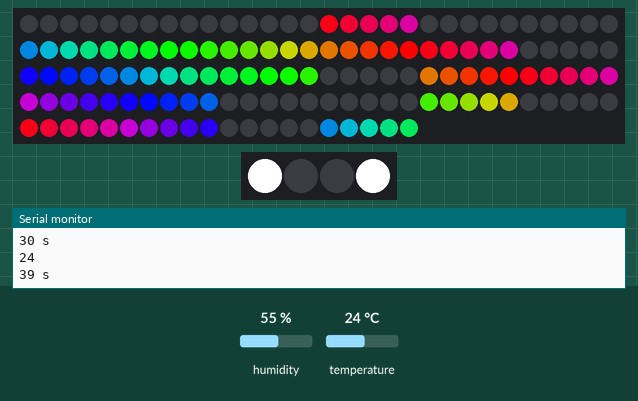
Simulated run of this sketch. Board: Arduino Uno, built with avr-gcc and run on an emulated ATmega328P. On the bench: 140 RGB LEDs in strip order, left to right, continuing on the next row, 4 RGB LEDs in strip order, left to right, the last lines printed to the serial monitor. The test bench sets the inputs (shaded band); at power-on: temperature 24 °C, humidity 55 %. The local clock reads 2024-03-15 10:24:30 at power-on unless the sketch sets it.

Above: at 9.8 s.
9.9 s: temperature set to 12 °C
At 18.49 s:
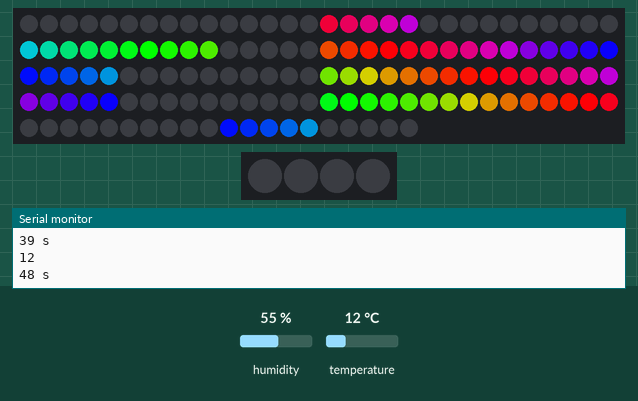
20.7 s: temperature set to 19 °C
At 27.37 s:
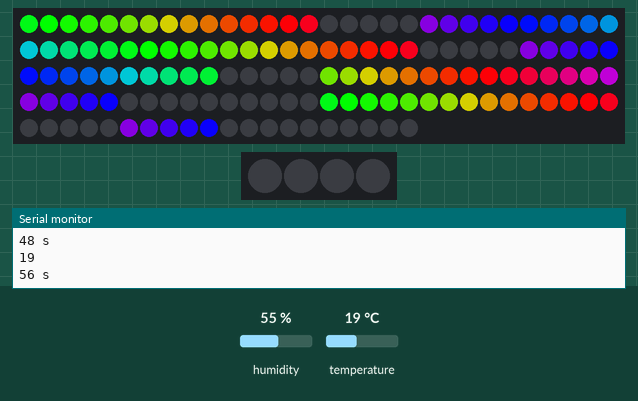
Timing chart, 0 to 28.9 s (numbered marks = the images above; inputs shaded):
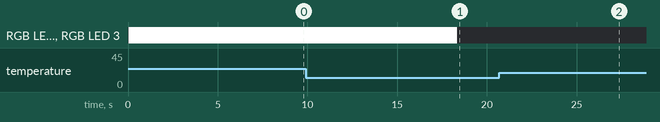

The sketch:

ws2812_clock1.ino
```cpp
#include <Adafruit_NeoPixel.h>
#include <Wire.h>
#include "DHT.h"
#include "RTClib.h"
RTC_DS3231 RTC;
#define DHTPIN A0
#define DHTTYPE DHT11
DHT dht(DHTPIN, DHTTYPE);
#define PIN  7
#define POT_PIN  8
#define BTN  3
#define button 2
#define dataPin 8
uint8_t NUMPIXELS = 4; //led number of pot_pin
uint8_t NUM_DIGIT = 4;

const uint8_t LEDS_PER_DIGIT = 35;
uint16_t NUM_LEDS = LEDS_PER_DIGIT * NUM_DIGIT;//35*4=140

uint8_t time_h = 0;
uint8_t time_m = 0;
uint8_t time_s = 0;
int num = 0;
int check = 0;
boolean oldState = HIGH;
int Temperature = 0;
float ambiant_light = 1.0;
bool mask_digit[13][35] =
{
  { //0
    1, 1, 1, 1, 1,   //E
    1, 1, 1, 1, 1,   //F
    1, 1, 1, 1, 1,   //A
    1, 1, 1, 1, 1,   //B
    0, 0, 0, 0, 0,   //G
    1, 1, 1, 1, 1,   //D
    1, 1, 1, 1, 1    //C
  },
  { //1
    0, 0, 0, 0, 0,   //E
    0, 0, 0, 0, 0,   //F
    0, 0, 0, 0, 0,   //A
    1, 1, 1, 1, 1,   //B
    0, 0, 0, 0, 0,   //G
    0, 0, 0, 0, 0,   //D
    1, 1, 1, 1, 1    //C
  },
  { //2
    1, 1, 1, 1, 1,  //E
    0, 0, 0, 0, 0,  //F
    1, 1, 1, 1, 1,  //A
    1, 1, 1, 1, 1,  //B
    1, 1, 1, 1, 1,  //G
    1, 1, 1, 1, 1,  //D
    0, 0, 0, 0, 0   //C
  },
  { //3
    0, 0, 0, 0, 0,  //E
    0, 0, 0, 0, 0,  //F
    1, 1, 1, 1, 1,  //A
    1, 1, 1, 1, 1,  //B
    1, 1, 1, 1, 1,  //G
    1, 1, 1, 1, 1,  //D
    1, 1, 1, 1, 1   //C
  },
  { //4
    0, 0, 0, 0, 0,   //E
    1, 1, 1, 1, 1,   //F
    0, 0, 0, 0, 0,   //A
    1, 1, 1, 1, 1,  //B
    1, 1, 1, 1, 1,   //G
    0, 0, 0, 0, 0,  //D
    1, 1, 1, 1, 1    //C
  },
  { //5
    0, 0, 0, 0, 0,   //E
    1, 1, 1, 1, 1,   //F
    1, 1, 1, 1, 1,   //A
    0, 0, 0, 0, 0,   //B
    1, 1, 1, 1, 1,   //G
    1, 1, 1, 1, 1,   //D
    1, 1, 1, 1, 1    //C
  },
  { //6
    1, 1, 1, 1, 1,
    1, 1, 1, 1, 1,
    1, 1, 1, 1, 1,
    0, 0, 0, 0, 0,
    1, 1, 1, 1, 1,
    1, 1, 1, 1, 1,
    1, 1, 1, 1, 1
  },
  { //7
    0, 0, 0, 0, 0,
    0, 0, 0, 0, 0,
    1, 1, 1, 1, 1,  //A
    1, 1, 1, 1, 1,  //B
    0, 0, 0, 0, 0,
    0, 0, 0, 0, 0,
    1, 1, 1, 1, 1   //C
  },
  { //8
    1, 1, 1, 1, 1,
    1, 1, 1, 1, 1,
    1, 1, 1, 1, 1,
    1, 1, 1, 1, 1,
    1, 1, 1, 1, 1,
    1, 1, 1, 1, 1,
    1, 1, 1, 1, 1
  },
  {  //9
    0, 0, 0, 0, 0,
    1, 1, 1, 1, 1,
    1, 1, 1, 1, 1,
    1, 1, 1, 1, 1,
    1, 1, 1, 1, 1,
    1, 1, 1, 1, 1,
    1, 1, 1, 1, 1
  },

  {  //o
    0, 0, 0, 0, 0,  //E
    1, 1, 1, 1, 1,  //F
    1, 1, 1, 1, 1,  //A
    1, 1, 1, 1, 1,  //B
    1, 1, 1, 1, 1,  //G
    0, 0, 0, 0, 0, // D
    0, 0, 0, 0, 0   //C
  },

   {  //C
    1, 1, 1, 1, 1,
    1, 1, 1, 1, 1,
    1, 1, 1, 1, 1,
    0, 0, 0, 0, 0,
    0, 0, 0, 0, 0,
    1, 1, 1, 1, 1,
    0, 0, 0, 0, 0
  },

   {  //F
    1, 1, 1, 1, 1,  //E
    1, 1, 1, 1, 1,  //F
    1, 1, 1, 1, 1,  //A
    0, 0, 0, 0, 0,  //B
    1, 1, 1, 1, 1,  //G
    0, 0, 0, 0, 0,  //D
    0, 0, 0, 0, 0   //C
  },
};
Adafruit_NeoPixel strip = Adafruit_NeoPixel(NUM_LEDS, PIN, NEO_GRB + NEO_KHZ800);
Adafruit_NeoPixel pixels(NUMPIXELS, POT_PIN, NEO_GRB + NEO_KHZ800);

byte colors[3][3] = {
  {0xff, 0, 0},
  {0xff, 0xff, 0xff},
  {0   , 0   , 0xff}
};

void setup()
{
  Serial.begin(9600);
  Wire.begin();
  RTC.begin();
  if (RTC.lostPower())
  {
    Serial.println("RTC is NOT running!");
    // Following line sets the RTC to the date & time this sketch was compiled
    // RTC.adjust(DateTime(__DATE__, __TIME__));
   //  RTC.adjust(DateTime(2022, 1, 5, 11, 25, 0));
  }
  strip.begin();
  pixels.begin();
  strip.show(); // Initialize all pixels to 'off'
  pinMode(BTN, INPUT);
  pinMode(button,INPUT_PULLUP);
}

void loop()
{
 Temperature = dht.readTemperature();
  Serial.println(Temperature);
  DateTime now = RTC.now();
  time_h = now.hour();
  time_m = now.minute();
  time_s = now.second();
  int digit_4 = time_h / 10; //10 states, 0-9
  int digit_3 = time_h % 10; //10 states, 0-9
  int digit_2 = time_m / 10; //10 states, 0-9
  int digit_1 = time_m % 10; //10 states, 0-9
//    Serial.print(digit_4);
//    Serial.print(digit_3);
//    Serial.print(digit_3);
//    Serial.print(" : ");
//    Serial.print(digit_2);
//    Serial.println(digit_1);
    Serial.print(time_s);
    Serial.println(" s");

  int digit_5 = Temperature / 10;
  int digit_6 = Temperature % 10;

  int Fahrenheit = Temperature * 1.8 + 32;
  int digit_7 = Fahrenheit / 10;
  int digit_8 = Fahrenheit % 10;


  byte *c;
  bool map_num[NUM_LEDS] = {};//NUM_LEDS = 140;
   while(time_s >= 0 && time_s < 40){

  for (int i = 0; i < LEDS_PER_DIGIT; i++)
  {
    map_num[i] = mask_digit[digit_4][i];
  }
  for (int i = LEDS_PER_DIGIT; i < 2 * LEDS_PER_DIGIT; i++)
  {
    map_num[i] = mask_digit[digit_3][i - LEDS_PER_DIGIT];
  }
  for (int i = 2 * LEDS_PER_DIGIT; i < 3 * LEDS_PER_DIGIT; i++)
  {
    map_num[i] = mask_digit[digit_2][i - 2 * LEDS_PER_DIGIT];
  }
  for (int i = 3 * LEDS_PER_DIGIT; i < 4 * LEDS_PER_DIGIT; i++)
  {
    map_num[i] = mask_digit[digit_1][i - 3 * LEDS_PER_DIGIT];
  }

  for(int i=0; i<NUMPIXELS;i++) { // For each pixel...

  pot_led_on(0,3);
  }

  break;

   }

  //========================================
   while(time_s < 50 && time_s >= 40)
 {
  for (int i = 0; i < LEDS_PER_DIGIT; i++)
  {
    map_num[i] = mask_digit[digit_5][i];
  }
  for (int i = LEDS_PER_DIGIT; i < 2 * LEDS_PER_DIGIT; i++)
  {
    map_num[i] = mask_digit[digit_6][i - LEDS_PER_DIGIT];
  }
  for (int i = 2 * LEDS_PER_DIGIT; i < 3 * LEDS_PER_DIGIT; i++)
  {
    map_num[i] = mask_digit[10][i - 2 * LEDS_PER_DIGIT];
  }
  for (int i = 3 * LEDS_PER_DIGIT; i < 4 * LEDS_PER_DIGIT; i++)
  {
    map_num[i] = mask_digit[11][i - 3 * LEDS_PER_DIGIT];
  }
  for(int i=0; i<NUMPIXELS;i++) { // For each pixel...

  pot_led_off(0,3);
  }

  break;
 }
  //===========================================
  while(time_s < 60 && time_s >= 50){
  for (int i = 0; i < LEDS_PER_DIGIT; i++)
  {
    map_num[i] = mask_digit[digit_7][i];
  }
  for (int i = LEDS_PER_DIGIT; i < 2 * LEDS_PER_DIGIT; i++)
  {
    map_num[i] = mask_digit[digit_8][i - LEDS_PER_DIGIT];
  }
  for (int i = 2 * LEDS_PER_DIGIT; i < 3 * LEDS_PER_DIGIT; i++)
  {
    map_num[i] = mask_digit[10][i - 2 * LEDS_PER_DIGIT];
  }
  for (int i = 3 * LEDS_PER_DIGIT; i < 4 * LEDS_PER_DIGIT; i++)
  {
    map_num[i] = mask_digit[12][i - 3 * LEDS_PER_DIGIT];
  }
  for(int i=0; i<NUMPIXELS;i++) { // For each pixel...

  pot_led_off(0,3);
  }
  break;
  }
    for (uint16_t j = 256; j > 0; j--) { // 5 cycles of all colors on wheel
    for (uint16_t i = 0; i < NUM_LEDS; i++) {
     c = Wheel(((i * 256 / (NUM_LEDS/4)) + j) & 255); //each digit is rainbow
    // c = Wheel(((i * 256 / (NUM_LEDS*8)) + j) & 255); //slow transition缓慢的过渡
      if (map_num[i] == 1)
      {
        uint8_t R = *c * ambiant_light;
        uint8_t G = *(c + 1) * ambiant_light;
        uint8_t B = *(c + 2) * ambiant_light;
        setPixel(i, R, G, B);
      }
      else
        setPixel(i, 0, 0, 0);
    }
    showStrip();
    delay(20);
  }

}

void pot_led_on(int x, int y){

    pixels.setPixelColor(x, pixels.Color(255, 255, 255));
    pixels.setPixelColor(y, pixels.Color(255, 255, 255));
    pixels.show();   // Send the updated pixel colors to the hardware.
}


void pot_led_off(int x, int y){

    pixels.setPixelColor(x, pixels.Color(0, 0, 0));
    pixels.setPixelColor(y, pixels.Color(0, 0, 0));
    pixels.show();   // Send the updated pixel colors to the hardware.
}

void rainbowCycle(uint8_t SpeedDelay, int d4, int d3, int d2, int d1, float ambiant_light)
{

  byte *c;
  uint16_t i, j;
  bool map_num[NUM_LEDS] = {};
  for (int i = 0; i < LEDS_PER_DIGIT; i++)
  {
    map_num[i] = mask_digit[d4][i];
  }
  for (int i = LEDS_PER_DIGIT; i < 2 * LEDS_PER_DIGIT; i++)
  {
    map_num[i] = mask_digit[d3][i - LEDS_PER_DIGIT];
  }
  for (int i = 2 * LEDS_PER_DIGIT; i < 3 * LEDS_PER_DIGIT; i++)
  {
    map_num[i] = mask_digit[d2][i - 2 * LEDS_PER_DIGIT];
  }
  for (int i = 3 * LEDS_PER_DIGIT; i < 4 * LEDS_PER_DIGIT; i++)
  {
    map_num[i] = mask_digit[d1][i - 3 * LEDS_PER_DIGIT];
  }

  for (j = 0; j < 256; j++) { // 5 cycles of all colors on wheel车轮上所有颜色的5个循环
    for (i = 0; i < NUM_LEDS; i++) {
      c = Wheel(((i * 256 / (NUM_LEDS)) + j) & 255);
      if (map_num[i] == 1)
      {
        uint8_t R = *c * ambiant_light;
        uint8_t G = *(c + 1) * ambiant_light;
        uint8_t B = *(c + 2) * ambiant_light;
        setPixel(i, R, G, B);
      }
      else
        setPixel(i, 0, 0, 0);
    }
    showStrip();
    delay(1);
  }
}

// *** REPLACE TO HERE ***

void showStrip() {
#ifdef ADAFRUIT_NEOPIXEL_H
  // NeoPixel
  strip.show();
#endif
#ifndef ADAFRUIT_NEOPIXEL_H
  // FastLED
  FastLED.show();
#endif
}

void setPixel(int Pixel, byte red, byte green, byte blue) {
#ifdef ADAFRUIT_NEOPIXEL_H
  // NeoPixel
  strip.setPixelColor(Pixel, strip.Color(red, green, blue));
#endif
#ifndef ADAFRUIT_NEOPIXEL_H
  // FastLED
  leds[Pixel].r = red;
  leds[Pixel].g = green;
  leds[Pixel].b = blue;
#endif
}

void setAll(byte red, byte green, byte blue) {
  for (int i = 0; i < NUM_LEDS; i++ ) {
    setPixel(i, red, green, blue);
    delay(1);
  }
  showStrip();
}

byte * Wheel(byte WheelPos) {
  static byte c[3];

  if (WheelPos < 85) {
    c[0] = WheelPos * 3;
    c[1] = 255 - WheelPos * 3;
    c[2] = 0;
  } else if (WheelPos < 170) {
    WheelPos -= 85;
    c[0] = 255 - WheelPos * 3;
    c[1] = 0;
    c[2] = WheelPos * 3;
  } else {
    WheelPos -= 170;
    c[0] = 0;
    c[1] = WheelPos * 3;
    c[2] = 255 - WheelPos * 3;
  }

  return c;
}
```
